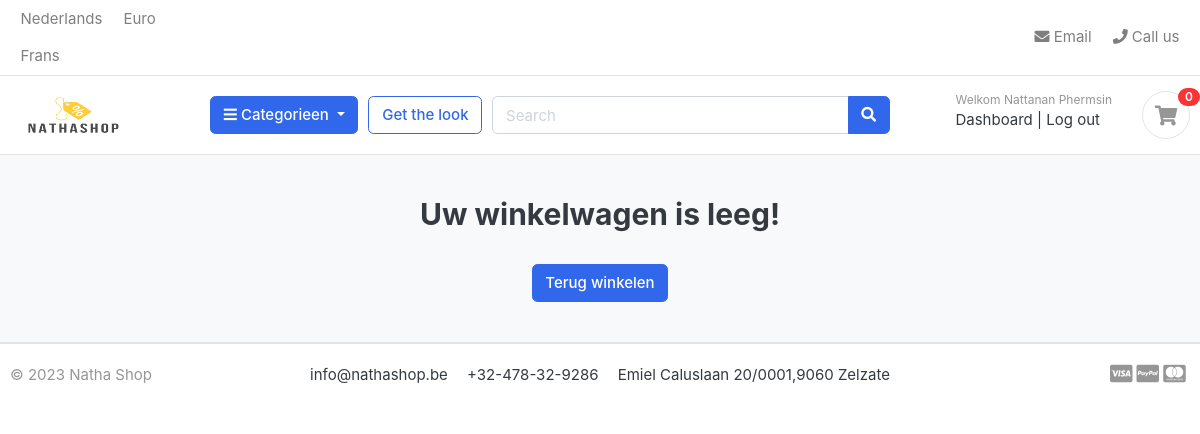
The page /cart/ (signed in) on the database as committed earlier.
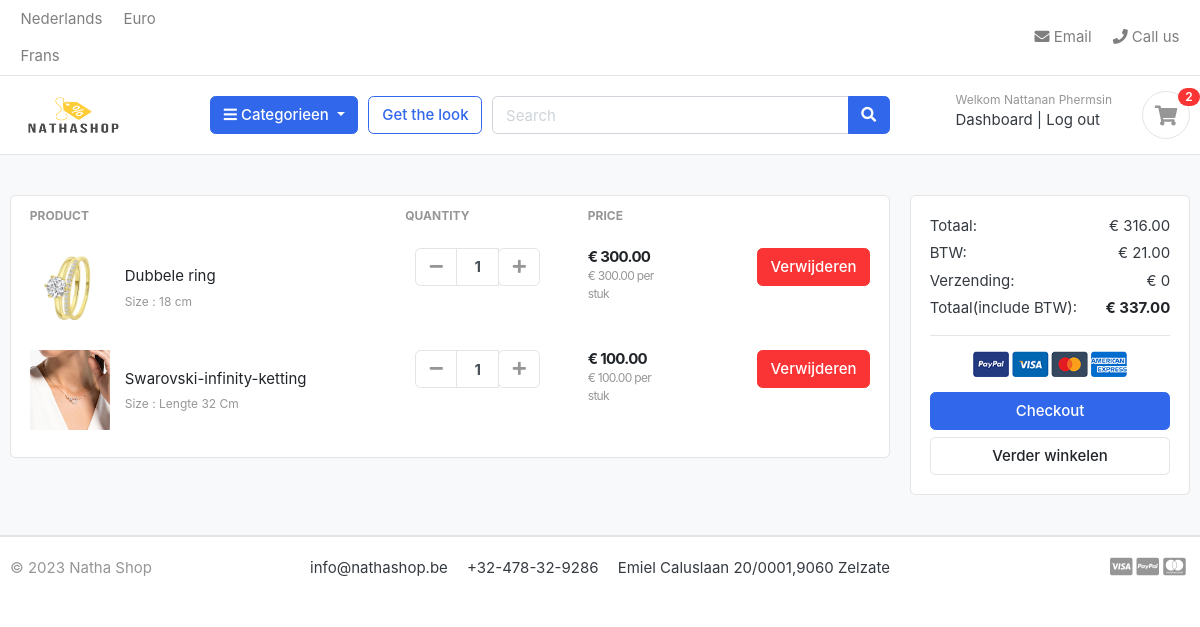
The same page on the database as committed later.
### accounts/models.py (models this page shows, shortened)
class Account(AbstractBaseUser):
    first_name   = models.CharField(max_length=50)
    last_name    = models.CharField(max_length=50)
    username     = models.CharField(max_length=50, unique=True)
    email        = models.EmailField(max_length=100, unique=True)
    phone_number = models.CharField(max_length=50)
    date_joined = models.DateTimeField(auto_now_add=True)
    last_login = models.DateTimeField(auto_now_add=True)
    is_admin = models.BooleanField(default=False)
    is_staff = models.BooleanField(default=False)
    is_active = models.BooleanField(default=False)
    is_superadmin = models.BooleanField(default=False)
    USERNAME_FIELD = 'email'
    REQUIRED_FIELDS = ['username', 'first_name', 'last_name']
    objects = MyAccountManager()

### carts/models.py (models this page shows, shortened)
class CartItem(models.Model):
    user      = models.ForeignKey(Account, on_delete=models.CASCADE, null=True)
    product   = models.ForeignKey(Products, on_delete=models.CASCADE)
    variants = models.ManyToManyField(Variant, blank=True)
    cart      = models.ForeignKey(Cart, on_delete=models.CASCADE, null=True)
    quantity  = models.IntegerField()
    is_active = models.BooleanField(default=True)
    def sub_total(self):
        return self.product.price*self.quantity

### store/models.py (models this page shows, shortened)
class Products(models.Model):
    product_name    = models.CharField(max_length=50, unique=True)
    slug            = models.SlugField(max_length=200, unique=True)
    color           = models.CharField(max_length=100,unique=False)
    description     = models.TextField(max_length=255, blank=True)
    price           = models.DecimalField(max_digits=5, decimal_places=2)
    images          = models.ImageField(upload_to='photos/products/', blank=True)
    stock           = models.IntegerField()
    is_available    = models.BooleanField(default=True)
    category        = models.ForeignKey(Categories, on_delete=models.CASCADE)
    created_date    = models.DateTimeField(auto_now_add=True)
    modified_date   = models.DateTimeField(auto_now=True)
    class Meta:
        verbose_name = 'Productss'
        verbose_name_plural = 'Products'
    def get_url(self):
        return reverse('product_detail', args=[self.category.slug, self.slug])

class Variant(models.Model):
    product          = models.ForeignKey(Products, on_delete=models.CASCADE)
    variant_category = models.CharField(max_length=100, choices=variant_category_chioce)
    variant_value    = models.CharField(max_length=100)
    is_active        = models.BooleanField(default=True)
    created_date     = models.DateTimeField(auto_now=True)
    objects = VariantManager()

### carts/views.py (the view)
# urls.py: path('', views.cart, name='cart'),
def cart(request, total=0, quantity=0,sending_cost=0, cart_items=None):
    try:
        tax = 0
        grand_total = 0
        if request.user.is_authenticated:
            cart_items = CartItem.objects.filter(user=request.user, is_active=True)
        else:
            cart = Cart.objects.get(cart_id=_cart_id(request))
            cart_items = CartItem.objects.filter(cart=cart, is_active=True)
        for cart_item in cart_items:
            total += round((cart_item.product.price*cart_item.quantity)-((21*cart_item.product.price*cart_item.quantity)/100), 2)
            quantity += cart_item.quantity
            tax =round((21*cart_item.product.price*cart_item.quantity)/100, 2)
            if total <= 50:
                sending_cost =round(Decimal(2.99), 2)
            else:
                sending_cost = 0
            grand_total = round(total + tax + sending_cost, 2)
    except ObjectDoesNotExist:
        pass # just ignore
    context = {
        'total'       :total,
        'quantity'    : quantity,
        'cart_items'  :cart_items,
        'tax'         :tax,
        'grand_total' :grand_total,
        'sending_cost': sending_cost,
    }
    return render(request, 'store/cart.html', context)

### carts/context_processors.py (called while the page is built)
def counter(request):
    cart_count = 0
    if 'admin' in request.path:
        return {}
    else:
        try:
            cart = Cart.objects.filter(cart_id=_cart_id(request))
            if request.user.is_authenticated:
                cart_items = CartItem.objects.all().filter(user=request.user)
            else:
                cart_items = CartItem.objects.all().filter(cart=cart[:1])
            for cart_item in cart_items:
                cart_count += cart_item.quantity
        except Cart.DoesNotExist:
            cart_count = 0
    return dict(cart_count=cart_count)

### carts/views.py (called while the page is built)
def _cart_id(request):
    cart = request.session.session_key
    if not cart:
        cart = request.session.create()
    return cart

### category/context_processors.py (called while the page is built)
def menu_links(request):
    links = Categories.objects.all()
    return dict(links=links)

### category/models.py (called while the page is built)
    def get_url(self):
        return reverse('products_by_category', args=[self.slug])

### template/store/cart.html (shortened to what this page needs)
{% extends 'base.html'%}
{% load static %}
{% block content %}
<section class="section-content padding-y bg">
<div class="container">
{% if not cart_items %}
	<h2 class="text-center">Uw winkelwagen is leeg!</h2>
	<br>
	<div class="text-center">
		<a href="{% url 'store' %}" class="btn btn-primary">Terug winkelen</a>
	</div>
	{% else %}
<div class="row">
	<aside class="col-lg-9">
<div class="card">
<table class="table table-borderless table-shopping-cart">
<thead class="text-muted">
<tr class="small text-uppercase">
  <th scope="col">Product</th>
  <th scope="col" width="120">Quantity</th>
  <th scope="col" width="120">Price</th>
  <th scope="col" class="text-right" width="200"> </th>
</tr>
</thead>
<tbody>
{% for cart_item in cart_items %}
<tr>
	<td>
		<figure class="itemside align-items-center">
			<div class="aside"><img src="{{cart_item.product.images.url }}" class="img-sm"></div>
			<figcaption class="info">
				<a href="{{ cart_item.product.get_url }}" class="title text-dark">{{ cart_item.product.product_name }}</a>
				<p class="text-muted small">
					{% if cart_item.variants.all %}
						{% for item in cart_item.variants.all %}
							{{ item.variant_category | capfirst }} : {{ item.variant_value | capfirst }} <br>
						{% endfor %}
					{% endif %}
				</p>
			</figcaption>
		</figure>
	</td>
	<td>
					<div class="col">
						<div class="input-group input-spinner">
							<div class="input-group-prepend">
							<a href="{% url 'remove_cart' cart_item.product.id cart_item.id %}" class="btn btn-light" type="button" id="button-plus"> <i class="fa fa-minus"></i> </a>
							</div>
							<input type="text" class="form-control"  value="{{ cart_item.quantity }}">
							<div class="input-group-append">
								<form action="{% url 'add_cart' cart_item.product.id   %}" method="POST">
									<button  class="btn btn-light" type="submit" id="button-minus"> <i class="fa fa-plus"></i> </button>
								</form>
							</div>
						</div>
					</div>
	</td>
	<td>
		<div class="price-wrap">
			<var class="price">€ {{ cart_item.sub_total }}</var>
			<small class="text-muted"> € {{ cart_item.product.price }} per stuk</small>
		</div>
	</td>
	<td class="text-right">
		<a href="{% url 'remove_cart_item' cart_item.product.id cart_item.id %}" onclick="return confirm('Bent jij zeker?')" class="btn btn-danger"> Verwijderen</a>
	</td>
</tr>
{% endfor %}
</tbody>
</table>
</div>
	</aside>
	<aside class="col-lg-3">
		<div class="card">
		<div class="card-body">
			<dl class="dlist-align">
			  <dt>Totaal:</dt>
			  <dd class="text-right">€ {{total}}</dd>
			</dl>
			<dl class="dlist-align">
			  <dt>BTW:</dt>
			  <dd class="text-right">€ {{tax}}</dd>
			</dl>
			<dl class="dlist-align">
			  <dt>Verzending:</dt>
			  <dd class="text-right">€ {{sending_cost}}</dd>
			</dl>
			<dl class="dlist-align">
			  <dt>Totaal(include BTW):</dt>
			  <dd class="text-right text-dark b"><strong>€ {{grand_total}}</strong></dd>
			</dl>
			<hr>
			<p class="text-center mb-3">
				<img src="{% static './images/misc/payments.png'%}" height="26">
			</p>
			<a href="{% url 'checkout' %}" class="btn btn-primary btn-block"> Checkout </a>
			<a href="{% url 'store' %}" class="btn btn-light btn-block">Verder winkelen</a>
		</div>
		</div>
</aside>
</div>
	{% endif %}
</div>
</section>
{% endblock %}

### template/base.html (shortened to what this page needs)
{% load static%}
<!DOCTYPE HTML>
<html lang="en">
<head>
<link href="{% static 'css/bootstrap.css' %}" rel="stylesheet" type="text/css"/>
<link href="{% static 'fonts/fontawesome/css/all.min.css' %}" type="text/css" rel="stylesheet">
<link href="{%  static 'css/ui.css' %}" rel="stylesheet" type="text/css"/>
<link href="{% static 'css/responsive.css' %}" rel="stylesheet" media="only screen and (max-width: 1200px)" />
</head>
<body>
{% include 'includes/navbar.html' %}
{% block content %}{% endblock %}
{% include 'includes/footer.html' %}

### template/includes/navbar.html (shortened to what this page needs)
{% load static %}
<header class="section-header">
<nav class="navbar p-md-0 navbar-expand-sm navbar-light border-bottom">
<div class="container">
  <div class="collapse navbar-collapse" id="navbarTop4">
    <ul class="navbar-nav mr-auto">
    	<li class="nav-item dropdown">
		 	<a href="#" class="nav-link">   Nederlands </a>
			<a href="#" class="nav-link">   Frans </a>
		</li>
		<li class="nav-item dropdown">
			<a href="#" class="nav-link"> Euro </a>
		</li>
    </ul>
    <ul class="navbar-nav">
		<li><a href="#" class="nav-link"> <i class="fa fa-envelope"></i> Email </a></li>
		<li><a href="#" class="nav-link"> <i class="fa fa-phone"></i> Call us </a></li>
	</ul>
  </div>
</div>
</nav>
<section class="header-main border-bottom">
	<div class="container">
<div class="row align-items-center">
	<div class="col-lg-2 col-md-3 col-6">
		<a href="{% url 'home'%}" class="brand-wrap">
			<img class="logo" src="{% static './images/logo.png' %}">
		</a>
	</div>
	<div class="col-lg col-sm col-md col-6 flex-grow-0">
		<div class="category-wrap dropdown d-inline-block float-right">
			<button type="button" class="btn btn-primary dropdown-toggle" data-toggle="dropdown">
				<i class="fa fa-bars"></i> Categorieen
			</button>
		</div>
	</div>
	<a href="{%url 'store'%}" class="btn btn-outline-primary">Get the look</a>
	<div class="col-lg  col-md-6 col-sm-12 col">
		<form action="{% url 'search' %}" class="search" method="GET">
			<div class="input-group w-100">
			    <input type="text" class="form-control" style="width:60%;" placeholder="Search" name="keyword">
			    <div class="input-group-append">
			      <button class="btn btn-primary" type="submit">
			        <i class="fa fa-search"></i>
			      </button>
			    </div>
		    </div>
		</form>
	</div>
	<div class="col-lg-3 col-sm-6 col-8 order-2 order-lg-3">
				<div class="d-flex justify-content-end mb-3 mb-lg-0">
					{% if user.id is None %}
					<div class="widget-header">
						<small class="title text-muted">Welcome guest!</small>
						<div>
							<a href="{% url 'login' %}">Sign in</a> <span class="dark-transp"> | </span>
							<a href="{% url 'register' %}"> Sign up</a>
						</div>
					</div>
					{% else %}
					<div class="widget-header">
						<small class="title text-muted">Welkom {{ user.first_name}} {{user.last_name}}</small>
						<div>
							<a href="{% url 'dashboard' %}">Dashboard</a> <span class="dark-transp"> | </span>
							<a href="{% url 'logout' %}"> Log out</a>
						</div>
					</div>
					{% endif %}
					<a href="{% url 'cart' %}" class="widget-header pl-3 ml-3">
						<div class="icon icon-sm rounded-circle border"><i class="fa fa-shopping-cart"></i></div>
						<span class="badge badge-pill badge-danger notify">{{cart_count}}</span>
					</a>
				</div>
			</div>
</div>
	</div>
</section>
</header>

### template/includes/footer.html (shortened to what this page needs)
<footer class="section-footer border-top">
	<div class="container">
		<section class="footer-bottom border-top row">
			<div class="col-md-2">
				<p class="text-muted"> &copy 2023 Natha Shop </p>
			</div>
			<div class="col-md-8 text-md-center">
				<span  class="px-2">info@nathashop.be</span>
				<span  class="px-2">+32-478-32-9286</span>
				<span  class="px-2">Emiel Caluslaan 20/0001,9060 Zelzate</span>
			</div>
			<div class="col-md-2 text-md-right text-muted">
				<i class="fab fa-lg fa-cc-visa"></i>
				<i class="fab fa-lg fa-cc-paypal"></i>
				<i class="fab fa-lg fa-cc-mastercard"></i>
			</div>
		</section>
	</div>
</footer>

### static/css/ui.css (style rules this page uses)
html { font-family: "Inter", sans-serif; font-size: 15px; }
.price-wrap { letter-spacing: -0.7px; }
.icon-xs, .icon-sm, .icon-md, .icon-lg { display: inline-block; text-align: center; flex-shrink: 0; flex-grow: 0; }
.icon-sm { width: 48px; height: 48px; line-height: 48px !important; font-size: 20px; }
.img-xs, .img-sm, .img-md, .img-lg { -o-object-fit: cover; object-fit: cover; flex-shrink: 0; flex-grow: 0; }
.img-sm { width: 80px; height: 80px; }
.padding-y { padding-top: 40px; padding-bottom: 40px; }
var { font-style: normal; }
figure { margin-bottom: 0; }
.bg { background-color: #f8f9fa; }
.b { font-weight: 600; }
p:last-child { margin-bottom: 0; }
.header-main { position: relative; padding-top: 1rem; padding-bottom: 1rem; }
.brand-wrap .logo, .navbar-brand .logo { margin-right: 7px; max-height: 42px; display: inline-block; }
.widget-header { display: inline-block; vertical-align: middle; position: relative; }
.widget-header a { color: #343a40; }
.widget-header i { color: #969696; }
.widget-header .title { display: block; }
.widget-header .notify { position: absolute; top: -3px; right: -10px; }
.footer-bottom { padding-top: 20px; padding-bottom: 20px; }
.btn-light { background-color: #fff; border-color: #e4e4e4; }
.btn-light i { color: #969696; }
.itemside { position: relative; display: flex; width: 100%; }
.itemside .aside { position: relative; flex-shrink: 0; }
.itemside .info { padding-left: 15px; padding-right: 7px; }
.itemside p { margin-bottom: 0; }
.itemside .title { display: block; margin-bottom: 5px; color: #212529; }
[class*=dlist-] { margin-bottom: 5px; }
[class*=dlist-] dd { margin-bottom: 0; }
.dlist-align { display: flex; }
.dlist-align dt { width: 150px; word-wrap: break-word; font-weight: normal; }
.dlist-align dd { flex-grow: 1; }
.notify { position: absolute; top: -4px; right: -10px; display: inline-block; padding: 0.25em 0.6em; font-size: 12px; line-height: 1; text-align: center; border-radius: 3rem; color: #fff; background-color: #fa3434; }
.price { font-weight: 600; color: #212529; }
.input-spinner { width: 125px; flex-wrap: nowrap; display: inline-flex; vertical-align: middle; }
.input-spinner input.form-control { text-align: center; max-width: 46px; font-weight: bold; flex-basis: 46px; border-color: #e4e4e4; flex-grow: 0; }
.input-spinner .btn { width: 42px; text-align: center; padding-left: 0.5rem; padding-right: 0.5rem; }
.table-shopping-cart.table td, .table-shopping-cart.table th { padding-left: 1.25rem; padding-right: 1.25rem; }
.table-shopping-cart .price-wrap { line-height: 1.2; }
.table-shopping-cart .price { font-weight: bold; margin-right: 5px; display: block; }

Rows that differ between the two databases and show on the page:
added CartItem: product.images (picture), product.product_name "Dubbele ring", quantity "1", sub_total "300.00", product.price "300.00"
now on this page (row unchanged): Variant: variant_category "Size", variant_value "18 cm", shown under "Dubbele ring"
added CartItem: product.images (picture), product.product_name "Swarovski-infinity-ketting", quantity "1", sub_total "100.00", product.price "100.00"
now on this page (row unchanged): Variant: variant_category "Size", variant_value "Lengte 32 Cm", shown under "Swarovski-infinity-ketting"
Other text that changed with them:
{{ cart_count }}: "0" → "2"
{{ total }}: (not shown) → "316.00"
{{ tax }}: (not shown) → "21.00"
{{ sending_cost }}: (not shown) → "0"
{{ grand_total }}: (not shown) → "337.00"
text no longer shown: "Uw winkelwagen is leeg! Terug winkelen"
text now shown: "PRODUCT QUANTITY PRICE Totaal: € BTW: € Verzending: € Totaal(include BTW): € Checkout Verder winkelen"
